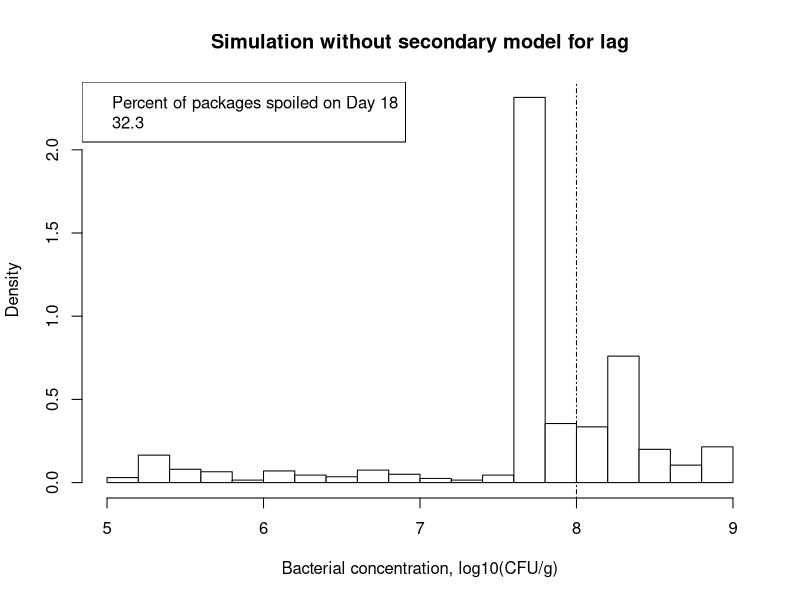

This chart was generated by the following R code: (Note: this script raises an error after producing the figure.)
## ---------------------------Title---------------------------------------------
# CIDA Shelf Life Model

## ---------------------------Description---------------------------------------
# Project: CIDA Spinach 

# Description: 

## ---------------------------Packages------------------------------------------

#   Loading packages
library(dplyr); library(MASS); library(VGAM)

## ---------------------------Seed----------------------------------------------

#Set seed
set.seed(1)

## ---------------------------Inputs--------------------------------------------

#Load in data

strain_param <- read.csv("model_inputs/primary_model_parameters_strain_averaged_2023_04_28.csv", header = TRUE)

mumax_secon <- read.csv("model_inputs/secondary_model_mumax_strain_averaged_2023_04_28.csv", header = TRUE)

st_frequency <- read.csv("model_inputs/st_frequency_2023_06_02.csv", header = TRUE)

initial_count <- read.csv("model_inputs/initial_distribution_2023_03_10.csv", header = TRUE)

#Change strain parameters to lowercase 
strain_param$isolate <- tolower(strain_param$isolate)

mumax_secon$isolate <- tolower(mumax_secon$isolate)

#Change the formatting of a variable in the ST frequency 
st_frequency$growth_isolates <- substr(st_frequency$growth_isolates, 1, 8)
st_frequency$growth_isolates <- tolower(st_frequency$growth_isolates)

#Initial Count Distribution: Log transforming initial count, and fitting a uniform distribution to the data
initial_count_dist <- function(n){
  ans <- runif(n, min = initial_count$min, max = initial_count$max)
  return(ans)
}

#ST Distribution
isolates <- st_frequency$growth_isolates
st_prev <- st_frequency$frequency

st_dist <- function(n) {
ans <- sample(isolates, size = n, prob = st_prev, replace = F)
return(ans)
}

#Storage Temperature Distribution
temp_location <- 4.06
temp_shape <- 2.31

temp_dist <- function(n) {
  ans <- rlaplace(n, temp_location, temp_shape)
  for(i in 1:n)
  while (ans[i] < 2 | ans[i] > 14) {
    ans[i] <- rlaplace(1, temp_location, temp_shape)
  }
  return(ans)
}

#Number of strains per package

pop_dist <- function(n){
  ans <- runif(n, min = 1, max = 6)
  ans_rounded <- round(ans, digits = 0)
  return(ans_rounded)
}

#Primary Growth Models 
#Gompertz
gompertz <- function(day, log10n0, log10nmax, mumax, lag){
  log10n <- log10n0 + (log10n0 < log10nmax)*(log10nmax - log10n0) * exp(-exp(mumax * exp(1) * (lag - day) / ((log10nmax - log10n0) * log(10)) + 1))
}

#Secondary model 

#Mumax
NewMu_general <- function(temp, b, temp_min){
    if(temp > temp_min){
      sqrt_mu <- b*(temp - temp_min)
      ans <- sqrt_mu^2
      return(ans)
    } else {
    ans <- 0 
    return(ans)
  }
}

NewMu_s12_0141 <- function(temp, b, temp_min){
  if(temp < temp_min){
    sqrt_mu <- b*(temp - temp_min)
    ans <- sqrt_mu^2
    return(ans)
  } else {
    ans <- 0 
    return(ans)
  }
}

NewMu <- function(temp, b, temp_min, isolate){
  if(isolate != "s12-0141"){
    return(NewMu_general(temp, b, temp_min))
  } else {
    return(NewMu_s12_0141(temp, b, temp_min))
  }
}

lag_tmin <- mumax_secon$temp_min_mu[mumax_secon$isolate == "s12-0116"]

NewLag <- function(temp, lag) {
  ans <- lag*((6 - lag_tmin)/(temp - lag_tmin))^2
  return(ans)
}

## ---------------------------Simulation Overview-------------------------------

n_lots <- 1
n_packages <- 1000
n_sim <- n_packages*n_lots
n_day <- 22

## ---------------Assigning Model Inputs----------------------------------------

#Assigning initial count, number of strains, STs and temperature to each package
packages_sim <- data.frame(matrix(nrow = n_sim, ncol = 4))
colnames(packages_sim) <- c("package", "initial_count_apc", "storage_temp", "tot_strains")

packages_sim$package <- 1:n_packages
packages_sim$initial_count_apc <- initial_count_dist(n_sim)
packages_sim$storage_temp <- temp_dist(n_sim)
packages_sim$tot_strains <- pop_dist(n_sim)

#Expanding the dataframe to store observations for each strain and day of observation
packages_sim_exp <- packages_sim %>%
  group_by(package) %>%
  slice(rep(1, times = tot_strains)) %>%
  mutate(isolate = NA, initial_count = NA, lag = NA, mumax = NA, nmax = NA) 

#Assigning isolates to each package, with replacement
for(i in 1:n_packages){
  index <- which(packages_sim_exp$package == i)
  strain_per_package <- unique(packages_sim_exp$tot_strains[index])
  packages_sim_exp$isolate[index] <- st_dist(strain_per_package) 
  packages_sim_exp$initial_count[index] <- rep(log10((10^(packages_sim$initial_count_apc[i]))/strain_per_package), times = strain_per_package)
}

#Assign lag to each package
for(i in 1:nrow(packages_sim_exp)){
  strain_index <- which(packages_sim_exp$isolate[i] == strain_param$isolate & 6 == strain_param$temp)
  strain_lag <- NewLag(packages_sim_exp$storage_temp[i], strain_param$lag[strain_index])
  packages_sim_exp$lag[i] <- strain_lag
}

#Assign mumax to each package
for(i in 1:nrow(packages_sim_exp)){
  strain_index <- which(packages_sim_exp$isolate[i] == mumax_secon$isolate)
  strain_mu <- NewMu(packages_sim_exp$storage_temp[i], mumax_secon$b_mu[strain_index], mumax_secon$temp_min_mu[strain_index], packages_sim_exp$isolate[i])
  packages_sim_exp$mumax[i] <- strain_mu
}

#Assign nmax to each package
for(i in 1:nrow(packages_sim_exp)){
  strain_index <- which(packages_sim_exp$isolate[i] == strain_param$isolate & strain_param$temp == 6)
  strain_nmax <- strain_param$nmax[strain_index]
  packages_sim_exp$nmax[i] <- strain_nmax
}

#Calculate the total nmax of a package 
packages_sim_exp$final_nmax <- vector(mode = "integer", length = nrow(packages_sim_exp))

for(i in 1:n_packages){
  index <- which(packages_sim_exp$package == i)
  packages_nmax <- packages_sim_exp$nmax[index]
  final_nmax <- log10(sum(10^packages_nmax))
  packages_sim_exp$final_nmax[index] <- final_nmax
}

## ----------------Assessing Growth Over Shelf Life-----------------------------

#Creating a dataframe, to assess microbial growth over shelf life 
shelf_life_sim <- packages_sim_exp %>%
  group_by(package, isolate) %>%
  slice(rep(1, times = 22)) %>%
  mutate(day = 1:22)
  
shelf_life_sim <- shelf_life_sim %>%
  mutate(count = gompertz(day, initial_count, nmax, mumax, lag))

## --------------------Plotting & Analyzing Outcome-----------------------------

day18_sim_output <- shelf_life_sim %>%
  filter(day == 18) %>%
  group_by(package) %>%
  summarize(total_count = log10(sum(10^(count))))

d18_spoiled <- day18_sim_output %>%
  summarize(spoiled = sum(total_count > 8.0)/n_packages)

h18 <- hist(day18_sim_output$total_count, 
            breaks = 15,
            xlab = "Bacterial concentration, log10(CFU/g)", 
            ylab = "Density", main = "Simulation without secondary model for lag", 
            prob = TRUE, col = "white")
abline(v = 8.0, lty = 4)
legend(
  'topleft', ncol = 1,
  legend = c(
    'Percent of packages spoiled on Day 18',  (d18_spoiled$spoiled*100)))

percent_packages_nmax <- shelf_life_sim %>%
  group_by(day, package) %>%
  mutate(total_count = log10(sum(10^(count)))) %>%
  slice(1) %>%
  mutate(at_nmax = round(final_nmax, 1)  == round(total_count, 1)) %>%
  group_by(day) %>%
  summarize(percent_packs_nmax = (sum(at_nmax == TRUE)/n_packages)*100)

mode <- function(x) {
  t <- table(x)
  names(t)[ which.max(t) ]
}

count_summary_by_day <- shelf_life_sim %>%
  group_by(day, package) %>%
  summarize(total_count = log10(sum(10^(count)))) %>%
  mutate(rounded_total_count = round(total_count, 1)) %>%
  group_by(day) %>%
  summarize(mean = mean(total_count), 
            sd_total_count = sd(total_count), 
            mode = mode(rounded_total_count),
            median = median(total_count))

counts_summary_by_package <- shelf_life_sim %>%
  group_by(day, package) %>%
  summarize(total_count = log10(sum(10^(count))))

## --------------------Exporting data-------------------------------------------

date <- Sys.Date()
date <- gsub("-", "_", date)

write.csv(count_summary_by_day, file = paste0("outputs/count_by_day", date, ".csv"), row.names = FALSE)
write.csv(percent_packages_nmax, file = paste0("outputs/percentage_of_packages_at_nmax", date, ".csv"), row.names = FALSE)
write.csv(counts_summary_by_package, file = paste0("outputs/total_count_by_package", date, ".csv"), row.names = FALSE)
